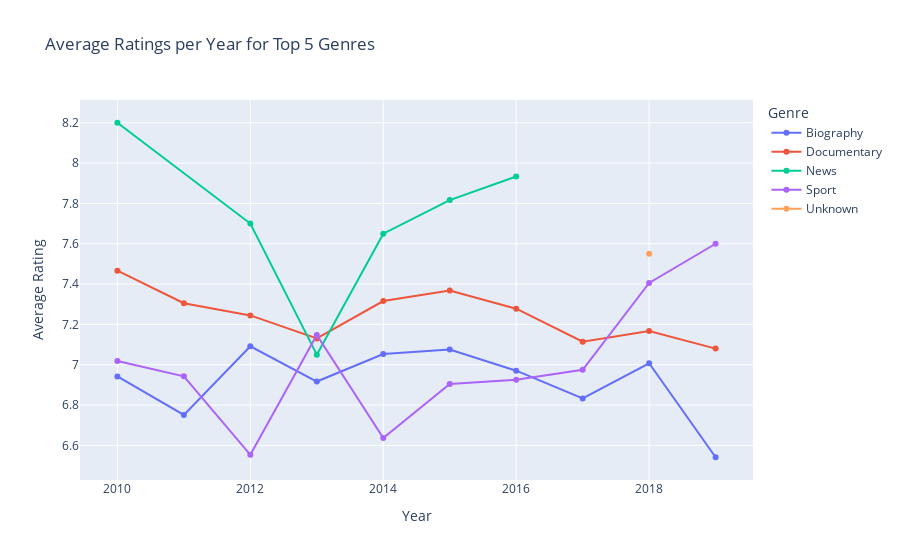

This figure's notebook cell:
### Markdown cell above
### Explanation
This block performs general data analysis or processing.

---

### Code cell
# Split genres into individual rows
df_genres = df.assign(genre=df["genres"].str.split(",")).explode("genre")

# Compute overall average rating per genre
overall_genre_ratings = df_genres.groupby("genre")["averagerating"].mean().sort_values(ascending=False)
top5_genres = overall_genre_ratings.head(5).index.tolist()

# Filter to top 5 genres
top5_df = df_genres[df_genres["genre"].isin(top5_genres)]

# Average rating per year per genre
genre_ratings_year = top5_df.groupby(["start_year","genre"])["averagerating"].mean().reset_index()

# Interactive line chart with markers and tooltips
fig = px.line(
    genre_ratings_year,
    x="start_year",
    y="averagerating",
    color="genre",
    markers=True,
    hover_data={"genre": True, "start_year": True, "averagerating": ':.2f'},
    title="Average Ratings per Year for Top 5 Genres"
)

fig.update_layout(
    xaxis_title="Year",
    yaxis_title="Average Rating",
    legend_title="Genre",
    hovermode="x unified"
)

fig.show()

### Figure 1 — Plotly figure (JSON) as saved in the notebook; plotly's stock layout.template omitted (floating-point values rounded to 4 significant figures)
{"data": [{"customdata": [["Biography"], ["Biography"], ["Biography"], ["Biography"], ["Biography"], ["Biography"], ["Biography"], ["Biography"], ["Biography"], ["Biography"]], "hovertemplate": "genre=%{customdata[0]}<br>start_year=%{x}<br>averagerating=%{y:.2f}<extra></extra>", "legendgroup": "Biography", "line": {"color": "#636efa", "dash": "solid"}, "marker": {"symbol": "circle"}, "mode": "lines+markers", "name": "Biography", "orientation": "v", "showlegend": true, "type": "scatter", "x": [2010, 2011, 2012, 2013, 2014, 2015, 2016, 2017, 2018, 2019], "xaxis": "x", "y": [6.942, 6.751, 7.091, 6.917, 7.053, 7.076, 6.97, 6.833, 7.007, 6.541], "yaxis": "y"}, {"customdata": [["Documentary"], ["Documentary"], ["Documentary"], ["Documentary"], ["Documentary"], ["Documentary"], ["Documentary"], ["Documentary"], ["Documentary"], ["Documentary"]], "hovertemplate": "genre=%{customdata[0]}<br>start_year=%{x}<br>averagerating=%{y:.2f}<extra></extra>", "legendgroup": "Documentary", "line": {"color": "#EF553B", "dash": "solid"}, "marker": {"symbol": "circle"}, "mode": "lines+markers", "name": "Documentary", "orientation": "v", "showlegend": true, "type": "scatter", "x": [2010, 2011, 2012, 2013, 2014, 2015, 2016, 2017, 2018, 2019], "xaxis": "x", "y": [7.467, 7.305, 7.245, 7.13, 7.316, 7.368, 7.278, 7.114, 7.167, 7.08], "yaxis": "y"}, {"customdata": [["News"], ["News"], ["News"], ["News"], ["News"], ["News"]], "hovertemplate": "genre=%{customdata[0]}<br>start_year=%{x}<br>averagerating=%{y:.2f}<extra></extra>", "legendgroup": "News", "line": {"color": "#00cc96", "dash": "solid"}, "marker": {"symbol": "circle"}, "mode": "lines+markers", "name": "News", "orientation": "v", "showlegend": true, "type": "scatter", "x": [2010, 2012, 2013, 2014, 2015, 2016], "xaxis": "x", "y": [8.2, 7.7, 7.05, 7.65, 7.817, 7.933], "yaxis": "y"}, {"customdata": [["Sport"], ["Sport"], ["Sport"], ["Sport"], ["Sport"], ["Sport"], ["Sport"], ["Sport"], ["Sport"], ["Sport"]], "hovertemplate": "genre=%{customdata[0]}<br>start_year=%{x}<br>averagerating=%{y:.2f}<extra></extra>", "legendgroup": "Sport", "line": {"color": "#ab63fa", "dash": "solid"}, "marker": {"symbol": "circle"}, "mode": "lines+markers", "name": "Sport", "orientation": "v", "showlegend": true, "type": "scatter", "x": [2010, 2011, 2012, 2013, 2014, 2015, 2016, 2017, 2018, 2019], "xaxis": "x", "y": [7.019, 6.942, 6.553, 7.148, 6.636, 6.905, 6.925, 6.975, 7.406, 7.6], "yaxis": "y"}, {"customdata": [["Unknown"]], "hovertemplate": "genre=%{customdata[0]}<br>start_year=%{x}<br>averagerating=%{y:.2f}<extra></extra>", "legendgroup": "Unknown", "line": {"color": "#FFA15A", "dash": "solid"}, "marker": {"symbol": "circle"}, "mode": "lines+markers", "name": "Unknown", "orientation": "v", "showlegend": true, "type": "scatter", "x": [2018], "xaxis": "x", "y": [7.55], "yaxis": "y"}], "layout": {"hovermode": "x unified", "legend": {"title": {"text": "Genre"}, "tracegroupgap": 0}, "title": {"text": "Average Ratings per Year for Top 5 Genres"}, "xaxis": {"anchor": "y", "domain": [0, 1], "title": {"text": "Year"}}, "yaxis": {"anchor": "x", "domain": [0, 1], "title": {"text": "Average Rating"}}}}
